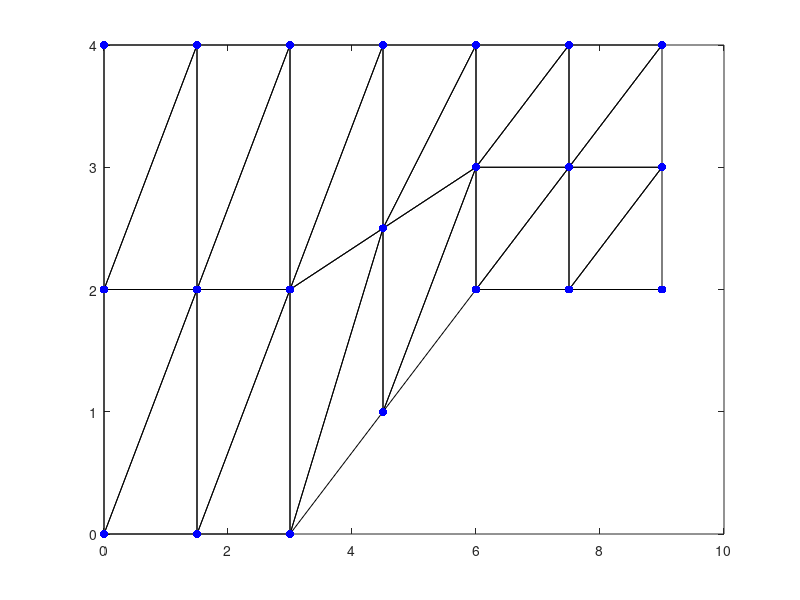

Reproduce this figure in MATLAB. (Note: this script raises an error after producing the figure.)
% Define points
points = [0.0000000000000000,0.0000000000000000;
          1.5000000000000000,0.0000000000000000;
          3.0000000000000000,0.0000000000000000;
          4.5000000000000000,1.0000000000000000;
          6.0000000000000000,2.0000000000000000;
          7.5000000000000000,2.0000000000000000;
          9.0000000000000000,2.0000000000000000;
          0.0000000000000000,2.0000000000000000;
          1.5000000000000000,2.0000000000000000;
          3.0000000000000000,2.0000000000000000;
          4.5000000000000000,2.5000000000000000;
          6.0000000000000000,3.0000000000000000;
          7.5000000000000000,3.0000000000000000;
          9.0000000000000000,3.0000000000000000;
          0.0000000000000000,4.0000000000000000;
          1.5000000000000000,4.0000000000000000;
          3.0000000000000000,4.0000000000000000;
          4.5000000000000000,4.0000000000000000;
          6.0000000000000000,4.0000000000000000;
          7.5000000000000000,4.0000000000000000;
          9.0000000000000000,4.0000000000000000];

% Define triangles
triangles = [1,2,9;
            1,9,8;
            2,3,10;
            2,10,9;
            3,4,11;
            3,11,10;
            4,5,12;
            4,12,11;
            5,6,13;
            5,13,12;
            6,7,14;
            6,14,13;
            8,9,16;
            8,16,15;
            9,10,17;
            9,17,16;
            10,11,18;
            10,18,17;
            11,12,19;
            11,19,18;
            12,13,20;
            12,20,19;
            13,14,21;
            13,21,20];

% Visualize the triangular grid
figure;
triplot(triangles, points(:, 1), points(:, 2), 'k'); % Plot triangles
hold on;
scatter(points(:, 1), points(:, 2), 'filled', 'MarkerFaceColor', 'b'); % Plot nodes
text(points(:, 1), points(:, 2), string(1:size(points, 1))); % Label points
hold off;

xlabel('X'); ylabel('Y');
title('Triangular Grid Visualization');
axis equal;

% Create a PDE model
model = createpde();

% Define the geometry using your points and triangles
geometry = triangulation(triangles, points);
model.Geometry = geometryFromMesh(model, points', triangles');

% Visualize the geometry with edge labels
figure;
pdegplot(model, 'EdgeLabels', 'on');
title('Edge Labels');

% Apply Dirichlet boundary conditions based on edge labels
% Update the edge IDs by observing the plot generated by pdegplot
lower_boundary_ids = [1, 3, 4]; % Replace with actual edge IDs for the lower boundary
applyBoundaryCondition(model, 'dirichlet', 'Edge', lower_boundary_ids, 'u', 0);

% Upper boundary (manually identify the edge IDs)
upper_boundary_ids = 5; % Replace with actual edge IDs for the upper boundary
applyBoundaryCondition(model, 'dirichlet', 'Edge', upper_boundary_ids, 'u', 4);

% Left boundary (x = 0)
left_boundary_ids = 2; % Replace with the actual edge ID for the left boundary
applyBoundaryCondition(model, 'dirichlet', 'Edge', left_boundary_ids, ...
    'u', @(location, state) location.y);

% Right boundary (x = max(points(:,1)))
right_boundary_ids = 6; % Replace with the actual edge ID for the right boundary
applyBoundaryCondition(model, 'dirichlet', 'Edge', right_boundary_ids, ...
    'u', @(location, state)  2 * (location.y - 2));

% Solve the Laplace equation for axisymmetric case
specifyCoefficients(model, 'm', 0, 'd', 0, 'c', 1, 'a', 0, 'f', 0);

% Solve the PDE
results = solvepde(model);

% Visualize the results
figure;
pdeplot(model, 'XYData', results.NodalSolution, 'Mesh', 'on');
xlabel('X'); ylabel('Y'); title('Solution to Axisymmetric Laplace Equation');

% Add gradient recovery
[gradX, gradY] = evaluateGradient(results);

% Visualize gradient (X-component)
figure;
pdeplot(model, 'XYData', gradX, 'Mesh', 'on');
xlabel('X'); ylabel('Y'); title('Gradient (X-Component)');

% Visualize gradient (Y-component)
figure;
pdeplot(model, 'XYData', gradY, 'Mesh', 'on');
xlabel('X'); ylabel('Y'); title('Gradient (Y-Component)');

% Combine gradient magnitude
gradMag = sqrt(gradX.^2 + gradY.^2);

% Visualize gradient magnitude
figure;
pdeplot(model, 'XYData', gradMag, 'Mesh', 'on');
xlabel('X'); ylabel('Y'); title('Gradient Magnitude');

% Combine grid coordinates and gradients
coordinates_with_gradients = [points, gradX, gradY, gradMag];

% Print header
fprintf('Node   X-Coord   Y-Coord   GradX   GradY   GradMag\n');
fprintf('--------------------------------------------------\n');

% Print each point with gradients
for i = 1:size(points, 1)
    fprintf('%-6d %-9.3f %-9.3f %-8.3f %-8.3f %-8.3f\n', ...
        i, points(i, 1), points(i, 2), gradX(i), gradY(i), gradMag(i));
end
